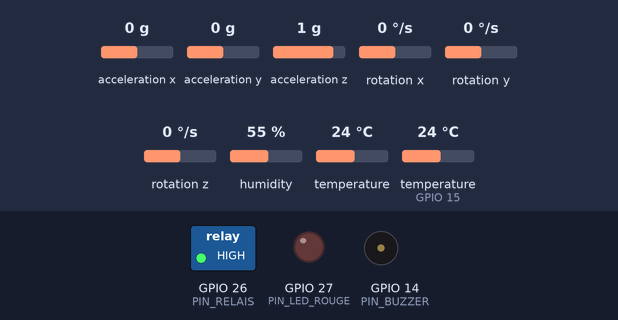
This sketch was run on a simulated ESP32. Parts: switched loads named in the sketch (green lamp = pin HIGH), output pins drawn as LEDs (lit = HIGH), buzzer (waves = sounding). Dashed ring = blinking. Inputs (shaded band) come from the test bench; at power-on: acceleration x 0 g, acceleration y 0 g, acceleration z 1 g, rotation x 0 °/s, rotation y 0 °/s, rotation z 0 °/s, humidity 55 %, temperature 24 °C, temperature (sensor on GPIO 15) 24 °C. WiFi joins after 1.5 s; servers stay silent unless stated; the local clock reads 2024-03-15 10:24:30 at power-on unless the sketch sets it; no MQTT or app messages arrive unless stated; what the sketch prints to the serial monitor is not drawn.

Above: at 2.7 s.
2.8 s: acceleration x set to -0.5 g
11.2 s: acceleration x set to -0.8 g
At 14.25 s:
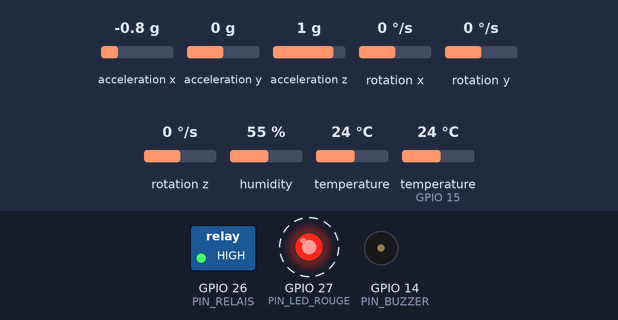
17.4 s: acceleration y set to -0.4 g
At 18.26 s:
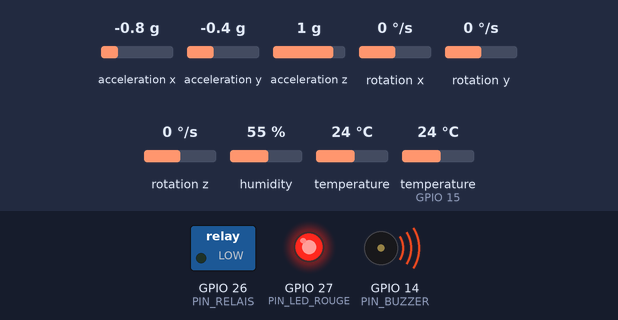
At 19.4 s:
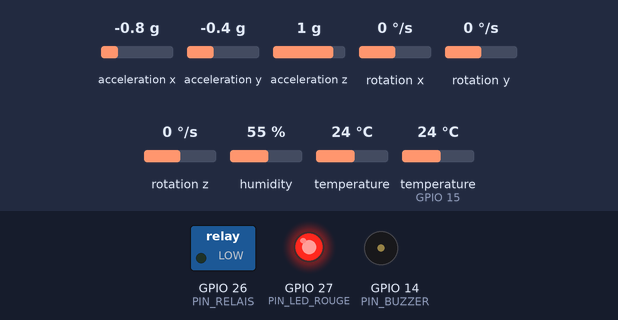
Timing chart, 0 to 20.9 s (numbered marks = the images above; inputs shaded):
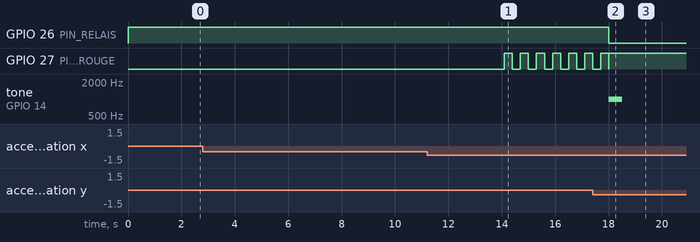

Measured:
- the behaviour switches between -0.6 and -0.7 g on acceleration x (found by bisection; images 0 and 1)
- the behaviour switches between -0.2 and -0.3 g on acceleration y (found by bisection; images 1 and 2)
- after the input at 2.8 s, every drawn part: stays the same
- after the input at 11.2 s, GPIO 27 (PIN_LED_ROUGE): alternates HIGH for 0.30 s and LOW for 0.30 s, starting after 2.9 s
- after the input at 17.4 s, GPIO 26 (PIN_RELAIS): HIGH → LOW after 0.61 s; tone on GPIO 14 (PIN_BUZZER): silent → 1000 Hz after 0.61 s, → silent 0.50 s later

The sketch:

sketch.ino
```cpp
#include <WiFi.h>
#include <WiFiClientSecure.h>
#include <PubSubClient.h>
#include <Wire.h>
#include <DHT.h>
#include <Adafruit_MPU6050.h>
#include <Adafruit_Sensor.h>
#include "secrets.h"

// ---------- Broches ----------
const int PIN_DHT = 15;
const int PIN_RELAIS = 26;
const int PIN_LED_ROUGE = 27;
const int PIN_BUZZER = 14;

// ---------- Seuils de protection (priorite absolue) ----------
const float TEMP_COUPURE = 75.0;
const float TEMP_REDEMARRE = 60.0;
const float VIB_COUPURE = 3.0;          // coupure si vibration >= 3,0 m/s2
const float VIB_REDEMARRE = 2.5;        // redemarrage seulement sous 2,5 m/s2 (hysteresis)
const float VIB_ATTENTION = 2.0;        // avertissement entre 2,0 et 3,0 m/s2 (zone orange du dashboard)

// ---------- Logique du relais ----------
const int RELAIS_ON = HIGH;
const int RELAIS_OFF = LOW;

// ---------- Topics MQTT ----------
const char* T_MES   = "usine/ligne1/moteur/mesures";      // JSON : ts + temperature + vibration + statut
const char* T_PRED  = "usine/ligne1/moteur/prediction";   // JSON : ts + moyenne + pente + restant + etat + raison
const char* T_STAT  = "usine/ligne1/moteur/statut";
const char* T_DEF   = "usine/ligne1/moteur/defaut";
const char* T_CMD   = "usine/ligne1/moteur/cmd/relais";
const char* T_ALERT = "usine/ligne1/alertes";
const char* T_ETAT  = "usine/ligne1/esp32/etat";
const char* CLIENT_ID = "esp32-moteur-1";

// ---------- Objets ----------
DHT dht(PIN_DHT, DHT22);
Adafruit_MPU6050 mpu;
WiFiClientSecure clientTls;
PubSubClient mqtt(clientTls);

// ---------- Etat ----------
bool moteurMarche = true;
bool arretDistant = false;
bool ntpLance = false;
char derniereCause[40] = "aucun";      // cause du dernier arret (pour la republier apres une coupure reseau)
unsigned long derniereMesure = 0;
unsigned long dernierEssaiMqtt = 0;
const unsigned long PERIODE_MESURE = 2000;
const unsigned long PERIODE_RECONNEXION = 5000;

// =====================================================================
//  MAINTENANCE PREDICTIVE (n'agit JAMAIS sur le relais : elle avertit)
// =====================================================================
const int   N_FEN = 15;                 // fenetre d'analyse : 15 mesures = 30 s
const int   N_MOY = 5;                  // la moyenne mobile porte sur 5 mesures
const int   N_MIN_PENTE = 8;            // il faut 8 mesures pour calculer une pente
const float T_ATTENTION = 70.0;         // avertissement si la moyenne depasse 70 C
const float T_ATTENTION_FIN = 68.0;     // retour a la normale sous 68 C (hysteresis)
const float T_PENTE_MINI = 45.0;        // la pente n'alerte qu'au-dessus de 45 C
const float PENTE_ATTENTION = 5.0;      // montee rapide : 5 C par minute ou plus
const float PENTE_MIN_RESTANT = 0.3;    // sous 0,3 C/min on ne calcule pas de temps restant
const float RESTANT_ATTENTION = 120.0;  // avertissement si coupure estimee dans moins de 120 s

float fenT[N_FEN];                      // fenetre circulaire des temperatures filtrees
int   fenIdx = 0, fenNb = 0;
float brut[3];                          // les 3 dernieres temperatures brutes
int   brutNb = 0;
int   vibConsec = 0;                    // mesures de suite dans la zone orange (2,0 a 3,0)
bool  attentionActive = false;

struct Prediction {
  bool moyenneOk, penteOk, restantOk;
  float moyenne, pente, restant;
  const char* etat;
  char raison[32];
};

float mediane3(float a, float b, float c) {
  if ((a >= b && a <= c) || (a <= b && a >= c)) return a;
  if ((b >= a && b <= c) || (b <= a && b >= c)) return b;
  return c;
}

float valeurFenetre(int i) {            // i = 0 : la plus ancienne ... fenNb-1 : la plus recente
  return fenT[(fenIdx - fenNb + i + N_FEN) % N_FEN];
}

void ajouterTemperature(float t) {
  // 1) filtre median sur 3 points : un pic isole est elimine
  if (brutNb < 3) brutNb++;
  brut[2] = brut[1]; brut[1] = brut[0]; brut[0] = t;
  float filtree = (brutNb >= 3) ? mediane3(brut[0], brut[1], brut[2]) : t;
  // 2) rangement dans la fenetre circulaire
  fenT[fenIdx] = filtree;
  fenIdx = (fenIdx + 1) % N_FEN;
  if (fenNb < N_FEN) fenNb++;
}

float moyenneMobile() {
  int n = (fenNb < N_MOY) ? fenNb : N_MOY;
  float s = 0;
  for (int i = fenNb - n; i < fenNb; i++) s += valeurFenetre(i);
  return s / n;
}

// pente par regression lineaire (moindres carres), en degres C par minute
float penteRegression() {
  int n = fenNb;
  double sx = 0, sy = 0, sxy = 0, sxx = 0;
  for (int i = 0; i < n; i++) {
    double y = valeurFenetre(i);
    sx += i; sy += y; sxy += i * y; sxx += (double)i * i;
  }
  double den = n * sxx - sx * sx;
  if (den == 0) return 0;
  double parMesure = (n * sxy - sx * sy) / den;      // degres C par mesure
  return (float)(parMesure * 60000.0 / PERIODE_MESURE);
}

// vibration : avertissement si elle reste entre 2,0 et 3,0 m/s2 (au-dela de 3,0, le moteur est coupe)
bool analyseVibration(float vib) {
  bool zoneOrange = (vib >= VIB_ATTENTION) && (vib < VIB_COUPURE);
  vibConsec = zoneOrange ? vibConsec + 1 : 0;
  return vibConsec >= 2;                              // 2 mesures de suite : pas de fausse alerte
}

Prediction predire(bool tempOk, float t, bool vibOk, float vib, bool marche) {
  Prediction p;
  p.moyenneOk = p.penteOk = p.restantOk = false;
  p.moyenne = p.pente = p.restant = 0;
  p.raison[0] = '\0';

  if (tempOk) ajouterTemperature(t);
  bool vibAnormale = vibOk ? analyseVibration(vib) : false;

  if (fenNb >= N_MOY) { p.moyenne = moyenneMobile(); p.moyenneOk = true; }
  if (fenNb >= N_MIN_PENTE) { p.pente = penteRegression(); p.penteOk = true; }
  if (p.moyenneOk && p.penteOk && p.pente >= PENTE_MIN_RESTANT) {
    float r = (TEMP_COUPURE - p.moyenne) / p.pente * 60.0f;   // secondes avant 75 C
    if (r < 0) r = 0;
    if (r <= 3600) { p.restant = r; p.restantOk = true; }
  }

  if (!marche) {
    p.etat = "ARRET";
    attentionActive = false;
  } else if (!p.moyenneOk) {
    p.etat = "INIT";
  } else {
    float seuil = attentionActive ? T_ATTENTION_FIN : T_ATTENTION;
    bool chaud   = p.moyenne >= seuil;
    bool rapide  = p.penteOk && p.pente >= PENTE_ATTENTION && p.moyenne >= T_PENTE_MINI;
    bool bientot = p.restantOk && p.restant <= RESTANT_ATTENTION;
    if (chaud || rapide || bientot || vibAnormale) {
      p.etat = "ATTENTION";
      if (chaud) strcpy(p.raison, "temperature elevee");
      else if (rapide) strcpy(p.raison, "montee rapide");
      else if (bientot) strcpy(p.raison, "coupure proche");
      else strcpy(p.raison, "vibration anormale");
    } else {
      p.etat = "NORMAL";
    }
    attentionActive = (strcmp(p.etat, "ATTENTION") == 0);
  }
  return p;
}

const char* etatPrecedent = "INIT";

// Ecrit un nombre ou "null" dans un tampon (JSON valide meme sans valeur)
void nombre(char* buf, size_t taille, bool ok, float v, int decimales) {
  if (ok) snprintf(buf, taille, "%.*f", decimales, v);
  else strcpy(buf, "null");
}

// Heure reelle en secondes (0 si l'heure n'est pas encore connue)
long horodatage() {
  time_t n = time(nullptr);
  return (n > 1700000000) ? (long)n : 0;
}

// ---------- Publication (seulement si connecte) ----------
void publier(const char* topic, const char* message, bool retenu = false) {
  if (mqtt.connected()) mqtt.publish(topic, message, retenu);
}

// ---------- Actions sur le moteur ----------
void couperMoteur(const char* cause) {
  moteurMarche = false;
  strncpy(derniereCause, cause, sizeof(derniereCause) - 1);
  derniereCause[sizeof(derniereCause) - 1] = '\0';
  digitalWrite(PIN_RELAIS, RELAIS_OFF);
  digitalWrite(PIN_LED_ROUGE, HIGH);
  tone(PIN_BUZZER, 1000, 500);
  Serial.print("MOTEUR COUPE - cause : ");
  Serial.println(cause);

  char msg[96];
  snprintf(msg, sizeof(msg), "MOTEUR COUPE : %s", cause);
  publier(T_STAT, "ARRET", true);
  publier(T_DEF, cause, true);
  publier(T_ALERT, msg);
}

void redemarrerMoteur() {
  moteurMarche = true;
  strcpy(derniereCause, "aucun");
  digitalWrite(PIN_RELAIS, RELAIS_ON);
  digitalWrite(PIN_LED_ROUGE, LOW);
  Serial.println("MOTEUR REDEMARRE");
  publier(T_STAT, "MARCHE", true);
  publier(T_DEF, "aucun", true);
}

// ---------- Reception d'une commande ----------
void rappel(char* topic, byte* payload, unsigned int longueur) {
  String msg = "";
  for (unsigned int i = 0; i < longueur; i++) msg += (char)payload[i];
  msg.trim();
  Serial.print("Commande recue : ");
  Serial.println(msg);

  if (msg == "OFF") {
    arretDistant = true;
    if (moteurMarche) couperMoteur("ordre distant");
  } else if (msg == "ON") {
    arretDistant = false;
  } else {
    Serial.println("Commande ignoree (valeur inconnue)");
  }
}

// ---------- Gestion du reseau (sans jamais bloquer) ----------
void gererReseau() {
  if (WiFi.status() != WL_CONNECTED) return;
  if (mqtt.connected()) return;
  if (millis() - dernierEssaiMqtt < PERIODE_RECONNEXION) return;
  dernierEssaiMqtt = millis();

  // Pour verifier le certificat, l'ESP32 doit connaitre la date reelle
  if (time(nullptr) < 1700000000) {
    if (!ntpLance) {
      configTime(0, 0, "pool.ntp.org");
      ntpLance = true;
      Serial.println("Synchronisation de l'heure demandee");
    }
    return;
  }

  Serial.print("Connexion MQTT... ");
  if (mqtt.connect(CLIENT_ID, MQTT_USER, MQTT_PASS, T_ETAT, 1, true, "offline")) {
    Serial.println("OK");
    mqtt.subscribe(T_CMD, 1);
    publier(T_ETAT, "online", true);
    publier(T_STAT, moteurMarche ? "MARCHE" : "ARRET", true);
    publier(T_DEF, moteurMarche ? "aucun" : derniereCause, true);   // republie aussi la cause
  } else {
    Serial.print("echec, code = ");
    Serial.println(mqtt.state());
  }
}

// ---------- Commandes de test au clavier (moniteur serie) ----------
void commandesSerie() {
  if (!Serial.available()) return;
  char c = Serial.read();
  if (c == 'c') {
    Serial.println("TEST : coupure du reseau");
    WiFi.disconnect();
  } else if (c == 'r') {
    Serial.println("TEST : retour du reseau");
    WiFi.begin(WIFI_SSID, WIFI_PASS, 6);
  }
}

void setup() {
  Serial.begin(115200);

  pinMode(PIN_RELAIS, OUTPUT);
  pinMode(PIN_LED_ROUGE, OUTPUT);
  pinMode(PIN_BUZZER, OUTPUT);

  dht.begin();
  Wire.begin(21, 22);
  if (!mpu.begin()) {
    Serial.println("MPU6050 introuvable");
    while (true) delay(10);
  }

  digitalWrite(PIN_RELAIS, RELAIS_ON);
  digitalWrite(PIN_LED_ROUGE, LOW);

  WiFi.mode(WIFI_STA);
  WiFi.setAutoReconnect(true);
  WiFi.begin(WIFI_SSID, WIFI_PASS, 6);
  Serial.print("Wi-Fi");
  unsigned long debut = millis();
  while (WiFi.status() != WL_CONNECTED && millis() - debut < 10000) {
    delay(250);
    Serial.print(".");
  }
  if (WiFi.status() == WL_CONNECTED) {
    Serial.print(" OK, IP = ");
    Serial.println(WiFi.localIP());
  } else {
    Serial.println(" pas de reseau : mode local seul");
  }

  clientTls.setCACert(CA_CERT);        // verifie l'identite du serveur (certificat DigiCert)
  mqtt.setServer(MQTT_HOST, MQTT_PORT);
  mqtt.setBufferSize(512);             // agrandit la memoire des messages (256 octets par defaut)
  mqtt.setCallback(rappel);
  mqtt.setSocketTimeout(5);
  Serial.println("Systeme pret");
}

void loop() {
  commandesSerie();
  gererReseau();
  mqtt.loop();

  // LED rouge : clignote pendant un avertissement (moteur encore en marche)
  if (moteurMarche) {
    bool clignote = attentionActive && ((millis() / 300) % 2);
    digitalWrite(PIN_LED_ROUGE, clignote ? HIGH : LOW);
  }

  if (millis() - derniereMesure < PERIODE_MESURE) return;
  derniereMesure = millis();

  // 1) Mesures
  float t = dht.readTemperature();
  sensors_event_t a, g, temp;
  mpu.getEvent(&a, &g, &temp);
  float norme = sqrt(a.acceleration.x * a.acceleration.x +
                     a.acceleration.y * a.acceleration.y +
                     a.acceleration.z * a.acceleration.z);
  float vib = fabs(norme - 9.81);

  // 2) Validation
  bool tempOk = !(isnan(t) || t < -40 || t > 80);
  bool vibOk  = !(isnan(vib) || vib < 0);          // pas un nombre, ou negatif (impossible)
  bool mesureValide = tempOk && vibOk;               // une seule mesure fausse suffit a invalider

  // 3) Decision locale (priorite absolue, inchangee)
  if (!mesureValide) {
    if (moteurMarche) couperMoteur("mesure invalide");
  } else if (moteurMarche) {
    if (t >= TEMP_COUPURE) couperMoteur("temperature trop elevee");
    else if (vib >= VIB_COUPURE) couperMoteur("vibration trop forte");
  } else {
    if (!arretDistant && t < TEMP_REDEMARRE && vib < VIB_REDEMARRE) redemarrerMoteur();
  }

  // 4) Maintenance predictive (apres la decision : elle avertit, elle ne decide pas)
  Prediction p = predire(tempOk, t, vibOk, vib, moteurMarche);
  if (strcmp(p.etat, etatPrecedent) != 0) {            // message seulement quand l'etat change
    if (strcmp(p.etat, "ATTENTION") == 0) {
      char msg[64];
      snprintf(msg, sizeof(msg), "ATTENTION : %s", p.raison);
      publier(T_ALERT, msg);
      Serial.println(msg);
    } else if (strcmp(etatPrecedent, "ATTENTION") == 0 && strcmp(p.etat, "NORMAL") == 0) {
      publier(T_ALERT, "RETOUR A LA NORMALE");
      Serial.println("RETOUR A LA NORMALE");
    }
    etatPrecedent = p.etat;
  }

  // 5) Publication : JSON 1 = mesures brutes, JSON 2 = prediction
  long ts = horodatage();
  char tbuf[16];
  char vbuf[16];
  nombre(tbuf, sizeof(tbuf), tempOk, t, 1);
  nombre(vbuf, sizeof(vbuf), vibOk, vib, 2);
  char json[200];
  snprintf(json, sizeof(json),
           "{\"ts\":%ld,\"temperature\":%s,\"vibration\":%s,\"statut\":\"%s\"}",
           ts, tbuf, vbuf, moteurMarche ? "MARCHE" : "ARRET");
  publier(T_MES, json);

  char mbuf[16], pbuf[16], rbuf[16];
  nombre(mbuf, sizeof(mbuf), p.moyenneOk, p.moyenne, 1);
  nombre(pbuf, sizeof(pbuf), p.penteOk, p.pente, 2);
  nombre(rbuf, sizeof(rbuf), p.restantOk, p.restant, 0);
  char jsonPred[220];
  snprintf(jsonPred, sizeof(jsonPred),
           "{\"ts\":%ld,\"moyenne\":%s,\"pente\":%s,\"restant\":%s,\"etat\":\"%s\",\"raison\":\"%s\"}",
           ts, mbuf, pbuf, rbuf, p.etat, p.raison);
  publier(T_PRED, jsonPred);

  // 6) Affichage local
  Serial.println(json);
  Serial.println(jsonPred);
  Serial.print("MQTT : ");
  Serial.println(mqtt.connected() ? "connecte" : "hors ligne");
}
```

secrets.example.h
```cpp
#define WIFI_SSID  "Wokwi-GUEST"
#define WIFI_PASS  ""
#define MQTT_HOST  "METTRE_ADRESSE_ICI"
#define MQTT_PORT  8883
#define MQTT_USER  "esp32"
#define MQTT_PASS  "METTRE_LE_MOT_DE_PASSE_ICI"
const char* CA_CERT = R"EOF(
-----BEGIN CERTIFICATE-----
MIIDjjCCAnagAwIBAgIQAzrx5qcRqaC7KGSxHQn65TANBgkqhkiG9w0BAQsFADBh
MQswCQYDVQQGEwJVUzEVMBMGA1UEChMMRGlnaUNlcnQgSW5jMRkwFwYDVQQLExB3
d3cuZGlnaWNlcnQuY29tMSAwHgYDVQQDExdEaWdpQ2VydCBHbG9iYWwgUm9vdCBH
MjAeFw0xMzA4MDExMjAwMDBaFw0zODAxMTUxMjAwMDBaMGExCzAJBgNVBAYTAlVT
MRUwEwYDVQQKEwxEaWdpQ2VydCBJbmMxGTAXBgNVBAsTEHd3dy5kaWdpY2VydC5j
b20xIDAeBgNVBAMTF0RpZ2lDZXJ0IEdsb2JhbCBSb290IEcyMIIBIjANBgkqhkiG
9w0BAQEFAAOCAQ8AMIIBCgKCAQEAuzfNNNx7a8myaJCtSnX/RrohCgiN9RlUyfuI
2/Ou8jqJkTx65qsGGmvPrC3oXgkkRLpimn7Wo6h+4FR1IAWsULecYxpsMNzaHxmx
1x7e/dfgy5SDN67sH0NO3Xss0r0upS/kqbitOtSZpLYl6ZtrAGCSYP9PIUkY92eQ
q2EGnI/yuum06ZIya7XzV+hdG82MHauVBJVJ8zUtluNJbd134/tJS7SsVQepj5Wz
tCO7TG1F8PapspUwtP1MVYwnSlcUfIKdzXOS0xZKBgyMUNGPHgm+F6HmIcr9g+UQ
vIOlCsRnKPZzFBQ9RnbDhxSJITRNrw9FDKZJobq7nMWxM4MphQIDAQABo0IwQDAP
BgNVHRMBAf8EBTADAQH/MA4GA1UdDwEB/wQEAwIBhjAdBgNVHQ4EFgQUTiJUIBiV
5uNu5g/6+rkS7QYXjzkwDQYJKoZIhvcNAQELBQADggEBAGBnKJRvDkhj6zHd6mcY
1Yl9PMWLSn/pvtsrF9+wX3N3KjITOYFnQoQj8kVnNeyIv/iPsGEMNKSuIEyExtv4
NeF22d+mQrvHRAiGfzZ0JFrabA0UWTW98kndth/Jsw1HKj2ZL7tcu7XUIOGZX1NG
Fdtom/DzMNU+MeKNhJ7jitralj41E6Vf8PlwUHBHQRFXGU7Aj64GxJUTFy8bJZ91
8rGOmaFvE7FBcf6IKshPECBV1/MUReXgRPTqh5Uykw7+U0b6LJ3/iyK5S9kJRaTe
pLiaWN0bfVKfjllDiIGknibVb63dDcY3fe0Dkhvld1927jyNxF1WW6LZZm6zNTfl
MrY=
-----END CERTIFICATE-----
)EOF";
```
